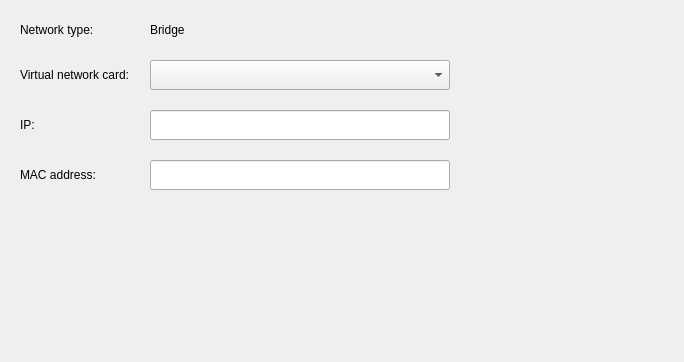
<?xml version="1.0" encoding="UTF-8"?>
<ui version="4.0">
 <class>NetworkConfPage</class>
 <widget class="QWidget" name="NetworkConfPage">
  <property name="geometry">
   <rect>
    <x>0</x>
    <y>0</y>
    <width>684</width>
    <height>362</height>
   </rect>
  </property>
  <property name="windowTitle">
   <string>Form</string>
  </property>
  <layout class="QVBoxLayout" name="verticalLayout">
   <property name="spacing">
    <number>0</number>
   </property>
   <property name="leftMargin">
    <number>20</number>
   </property>
   <property name="topMargin">
    <number>20</number>
   </property>
   <property name="rightMargin">
    <number>20</number>
   </property>
   <property name="bottomMargin">
    <number>0</number>
   </property>
   <item>
    <layout class="QGridLayout" name="gridLayout_4">
     <property name="spacing">
      <number>20</number>
     </property>
     <item row="3" column="0">
      <widget class="QLabel" name="label_8">
       <property name="text">
        <string>MAC address:</string>
       </property>
      </widget>
     </item>
     <item row="0" column="0">
      <widget class="QLabel" name="label_4">
       <property name="text">
        <string>Network type:</string>
       </property>
      </widget>
     </item>
     <item row="2" column="1">
      <widget class="QLineEdit" name="lineEdit_ip">
       <property name="minimumSize">
        <size>
         <width>300</width>
         <height>30</height>
        </size>
       </property>
       <property name="maximumSize">
        <size>
         <width>300</width>
         <height>30</height>
        </size>
       </property>
      </widget>
     </item>
     <item row="3" column="1">
      <widget class="QLineEdit" name="lineEdit_mac">
       <property name="minimumSize">
        <size>
         <width>300</width>
         <height>30</height>
        </size>
       </property>
       <property name="maximumSize">
        <size>
         <width>300</width>
         <height>30</height>
        </size>
       </property>
      </widget>
     </item>
     <item row="1" column="1">
      <widget class="QComboBox" name="cb_virt_networkcard">
       <property name="minimumSize">
        <size>
         <width>300</width>
         <height>30</height>
        </size>
       </property>
       <property name="maximumSize">
        <size>
         <width>300</width>
         <height>30</height>
        </size>
       </property>
      </widget>
     </item>
     <item row="1" column="0">
      <widget class="QLabel" name="label_6">
       <property name="text">
        <string>Virtual network card:</string>
       </property>
      </widget>
     </item>
     <item row="2" column="0">
      <widget class="QLabel" name="label_7">
       <property name="text">
        <string>IP:</string>
       </property>
      </widget>
     </item>
     <item row="0" column="1">
      <widget class="QLabel" name="label_5">
       <property name="text">
        <string>Bridge</string>
       </property>
      </widget>
     </item>
     <item row="0" column="2">
      <spacer name="horizontalSpacer">
       <property name="orientation">
        <enum>Qt::Horizontal</enum>
       </property>
       <property name="sizeHint" stdset="0">
        <size>
         <width>40</width>
         <height>20</height>
        </size>
       </property>
      </spacer>
     </item>
     <item row="1" column="2">
      <spacer name="horizontalSpacer_2">
       <property name="orientation">
        <enum>Qt::Horizontal</enum>
       </property>
       <property name="sizeHint" stdset="0">
        <size>
         <width>40</width>
         <height>20</height>
        </size>
       </property>
      </spacer>
     </item>
     <item row="2" column="2">
      <spacer name="horizontalSpacer_3">
       <property name="orientation">
        <enum>Qt::Horizontal</enum>
       </property>
       <property name="sizeHint" stdset="0">
        <size>
         <width>40</width>
         <height>20</height>
        </size>
       </property>
      </spacer>
     </item>
     <item row="3" column="2">
      <spacer name="horizontalSpacer_5">
       <property name="orientation">
        <enum>Qt::Horizontal</enum>
       </property>
       <property name="sizeHint" stdset="0">
        <size>
         <width>40</width>
         <height>20</height>
        </size>
       </property>
      </spacer>
     </item>
    </layout>
   </item>
   <item>
    <spacer name="verticalSpacer_3">
     <property name="orientation">
      <enum>Qt::Vertical</enum>
     </property>
     <property name="sizeHint" stdset="0">
      <size>
       <width>20</width>
       <height>101</height>
      </size>
     </property>
    </spacer>
   </item>
  </layout>
 </widget>
 <resources/>
 <connections/>
</ui>
